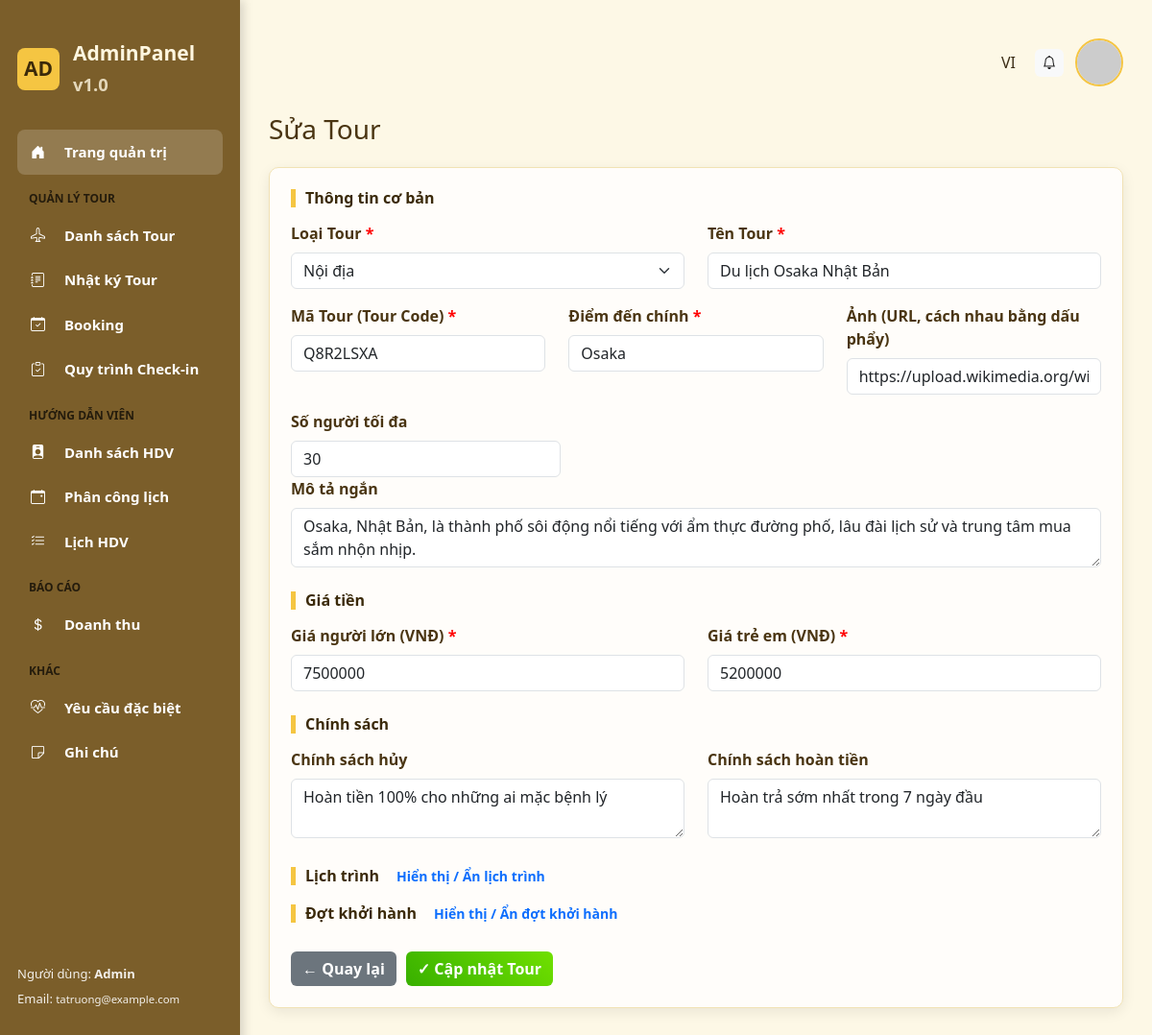
/index.php?action=editTour&id=2 (signed in), run on the app's committed database.
### tables this page shows
CREATE TABLE `tours` (
  `id` varchar(10) NOT NULL,
  `type` varchar(50) DEFAULT NULL,
  `name` varchar(255) NOT NULL,
  `tour_code` varchar(10) DEFAULT NULL,
  `main_destination` varchar(255) DEFAULT NULL,
  `short_description` text,
  `max_people` int DEFAULT NULL
);

CREATE TABLE `tour_prices` (
  `tour_id` varchar(10) NOT NULL,
  `adult_price` int DEFAULT NULL,
  `child_price` int DEFAULT NULL
);

CREATE TABLE `tour_policies` (
  `tour_id` varchar(10) NOT NULL,
  `cancel_policy` text,
  `refund_policy` text
);

### controllers/TourController.php (called while the page is built, shortened)
<?php
require_once './models/TourModel.php';
class TourController {
    private $model;
    public function __construct() {
        $this->model = new TourModel();
    }
    public function edit() {
        $id = $_GET['id'] ?? null;
        $row = $this->model->getTourById($id);
        $row = is_array($row) ? $row : (array)$row;
        $tour = [
            'id' => $row['id'] ?? $id,
            'type' => $row['type'] ?? '',
            'name' => $row['name'] ?? '',
            'tour_code' => $row['tour_code'] ?? '',
            'main_destination' => $row['main_destination'] ?? '',
            'short_description' => $row['short_description'] ?? '',
            'max_people' => $row['max_people'] ?? null,
            'images' => $this->model->getImages($id),
            'price' => ['adult' => (int)($row['adult_price'] ?? 0), 'child' => (int)($row['child_price'] ?? 0)],
            'policy' => $this->model->getPolicy($id),
            'schedule' => $this->model->getSchedule($id),
        ];
        include './views/admin/tour-edit.php';
    }
}

### commons/function.php (called while the page is built, shortened)
<?php
function connectDB()
{
    $host = DB_HOST;
    $port = DB_PORT;
    $dbname = DB_NAME;
    try {
        $conn = new PDO("mysql:host=$host;port=$port;dbname=$dbname", DB_USERNAME, DB_PASSWORD);
        $conn->setAttribute(PDO::ATTR_ERRMODE, PDO::ERRMODE_EXCEPTION);
        $conn->setAttribute(PDO::ATTR_DEFAULT_FETCH_MODE, PDO::FETCH_ASSOC);
        return $conn;
    } catch (PDOException $e) {
        echo ("Connection failed: " . $e->getMessage());
    }
}

### models/TourModel.php (called while the page is built, shortened)
<?php
require_once './commons/function.php';
class TourModel {
    private $conn;
    public function __construct() {
        $this->conn = connectDB();
    }
    public function getTourById($id) {
        $sql = "
            SELECT
                t.*,
                tp.adult_price,
                tp.child_price,
                COALESCE((SELECT image_url FROM tour_images WHERE tour_id = t.id ORDER BY id LIMIT 1), '/assets/placeholder.jpg') AS image_url
            FROM tours t
            LEFT JOIN tour_prices tp ON t.id = tp.tour_id
            WHERE t.id = :id
            LIMIT 1
        ";
        $stmt = $this->conn->prepare($sql);
        $stmt->execute([':id' => $id]);
        return $stmt->fetch(PDO::FETCH_ASSOC);
    }
    public function getImages($tour_id) {
        $sql = "SELECT image_url FROM tour_images WHERE tour_id = :id";
        $stmt = $this->conn->prepare($sql);
        $stmt->execute([':id' => $tour_id]);
        $rows = $stmt->fetchAll(PDO::FETCH_ASSOC);
        $out = [];
        foreach ($rows as $r) {
            $out[] = $r['image_url'];
        }
        return $out;
    }
    public function getPolicy($tour_id) {
        $sql = "SELECT cancel_policy, refund_policy FROM tour_policies WHERE tour_id = :id LIMIT 1";
        $stmt = $this->conn->prepare($sql);
        $stmt->execute([':id' => $tour_id]);
        $row = $stmt->fetch(PDO::FETCH_ASSOC);
        return ['cancel' => $row['cancel_policy'] ?? '', 'refund' => $row['refund_policy'] ?? ''];
    }
    public function getSchedule($tour_id) {
        $sql = "SELECT * FROM tour_schedules WHERE tour_id = :id ORDER BY day";
        $stmt = $this->conn->prepare($sql);
        $stmt->execute([':id' => $tour_id]);
        $rows = $stmt->fetchAll(PDO::FETCH_ASSOC);
        $ids = array_map(function($r){ return (int)$r['id']; }, $rows);
        $placeholders = implode(',', array_fill(0, count($ids), '?'));
        $dsql = "SELECT * FROM tour_schedule_details WHERE schedule_id IN ($placeholders) ORDER BY start_time";
        $dstmt = $this->conn->prepare($dsql);
        $dstmt->execute($ids);
        $details = $dstmt->fetchAll(PDO::FETCH_ASSOC);
        $map = [];
        foreach ($details as $d) {
            $sid = (int)$d['schedule_id'];
            if (!isset($map[$sid])) $map[$sid] = [];
            $map[$sid][] = $d;
        }
        $out = [];
        foreach ($rows as $r) {
            $out[] = [
                'day' => (int)$r['day'],
                'activity' => $r['activity'] ?? null,
                'details' => $map[(int)$r['id']] ?? []
            ];
        }
        return $out;
    }
}

### views/admin/tour-edit.php (the view, shortened to what this page needs)
<!DOCTYPE html>
<html lang="vi">
<head>
  <link href="https://cdn.jsdelivr.net/npm/bootstrap@5.3.2/dist/css/bootstrap.min.css" rel="stylesheet">
  <link href="https://cdn.jsdelivr.net/npm/bootstrap-icons@1.10.5/font/bootstrap-icons.css" rel="stylesheet">
  <link rel="stylesheet" href="https://cdnjs.cloudflare.com/ajax/libs/leaflet/1.9.4/leaflet.min.css" />
  <link rel="stylesheet" href="./assets/list.css">
</head>
<body>
  <div class="app">
    <aside class="sidebar" id="sidebar">
      <div class="logo">
        <div
          style="width:44px;height:44px;background:var(--accent);border-radius:8px;display:flex;align-items:center;justify-content:center;color:#3b2a0a;font-weight:700">
          AD</div>
        <div>
          <div>AdminPanel</div>
          <small style="opacity:.8">v1.0</small>
        </div>
      </div>
      <nav>
            <a class="nav-item active" href="index.php?action=dashboard">
                <i class="bi bi-house-door-fill me-2"></i> Trang quản trị
            </a>
            <div class="nav-group">QUẢN LÝ TOUR</div>
            <a class="nav-item" href="index.php?action=tour-list">
                <i class="bi bi-airplane me-2"></i> Danh sách Tour
            </a>
            <a class="nav-item" href="index.php?action=guide-logs">
                <i class="bi bi-journal-text me-2"></i> Nhật ký Tour
            </a>
            <a class="nav-item" href="index.php?action=booking-list">
                <i class="bi bi-calendar-check me-2"></i> Booking
            </a>
            <a class="nav-item" href="index.php?action=checkin">
                <i class="bi bi-clipboard-check me-2"></i> Quy trình Check-in
            </a>
            <div class="nav-group">HƯỚNG DẪN VIÊN</div>
            <a class="nav-item" href="index.php?action=guides">
                <i class="bi bi-person-badge-fill me-2"></i> Danh sách HDV
            </a>
            <a class="nav-item" href="index.php?action=schedule-assign">
                <i class="bi bi-calendar-event me-2"></i> Phân công lịch
            </a>
            <a class="nav-item" href="index.php?action=guide-schedule">
                <i class="bi bi-list-check me-2"></i> Lịch HDV
            </a>
            <div class="nav-group">BÁO CÁO</div>
            <a class="nav-item" href="index.php?action=revenue-report">
                <i class="bi bi-currency-dollar me-2"></i> Doanh thu
            </a>
            <div class="nav-group">KHÁC</div>
            <a class="nav-item" href="index.php?action=guide-special">
                <i class="bi bi-heart-pulse me-2"></i> Yêu cầu đặc biệt
            </a>
            <a class="nav-item" href="index.php?action=special-notes">
                <i class="bi bi-sticky me-2"></i> Ghi chú
            </a>
        </nav>
      <div style="margin-top:auto; font-size:13px; opacity:.9">
        <div>Người dùng: <strong>Admin</strong></div>
        <div style="margin-top:6px">Email: <small>tatruong@example.com</small></div>
      </div>
    </aside>
    <main class="main">
      <div class="topbar">
        <div class="me-2">VI</div>
        <div class="btn btn-light btn-sm"><i class="bi bi-bell"></i></div>
        <div class="dropdown" style="position:relative;">
<?php
    $avatar = $_SESSION['user_avatar'] ?? '';
?>
          <img src="<?= htmlspecialchars($avatar) ?>"
            alt="Avatar"
            id="avatarBtn"
            style="width:50px;height:50px;border-radius:50%;cursor:pointer;object-fit:cover;border:2px solid #f5c542;"
            onerror="this.onerror=null;this.src='https://ui-avatars.com/api/?name=User&background=random'"
            data-bs-toggle="dropdown"
            aria-expanded="false">
        </div>
      </div>
      <h3 style="margin-bottom:22px; color:#4a3512;">Sửa Tour</h3>
      <div class="card-panel" style="max-width:1350px;">
        <form method="POST" action="<?= htmlspecialchars($_SERVER['PHP_SELF']) ?>?action=updateTour" id="editTourForm">
          <h6
            style="color:#3b2a0a; font-weight:700; margin-bottom:15px; border-left:5px solid #f5c542; padding-left:10px;">
            Thông tin cơ bản</h6>
          <div class="row mb-3">
            <div class="col-md-6">
              <label class="form-label">Loại Tour <span style="color:red;">*</span></label>
              <select class="form-select" name="type" required>
                <option value="Nội địa" <?= ($tour['type'] ?? '') === 'Nội địa' ? 'selected' : '' ?>>Nội địa</option>
              </select>
            </div>
            <div class="col-md-6">
              <label class="form-label">Tên Tour <span style="color:red;">*</span></label>
              <input type="text" class="form-control" name="name" value="<?= htmlspecialchars($tour['name'] ?? '') ?>" required>
            </div>
          </div>
          <div class="row mb-3">
            <div class="col-md-4">
              <label class="form-label">Mã Tour (Tour Code) <span style="color:red;">*</span></label>
              <input type="text" class="form-control" name="tour_code" value="<?= htmlspecialchars($tour['tour_code'] ?? '') ?>" required>
            </div>
            <div class="col-md-4">
              <label class="form-label">Điểm đến chính <span style="color:red;">*</span></label>
              <input type="text" class="form-control" name="main_destination" value="<?= htmlspecialchars($tour['main_destination'] ?? '') ?>" required>
            </div>
            <div class="col-md-4">
              <label class="form-label">Ảnh (URL, cách nhau bằng dấu phẩy)</label>
              <input type="text" class="form-control" name="images" value="<?= htmlspecialchars(implode(', ', $tour['images'] ?? [])) ?>">
            </div>
          </div>
          <div class="col-md-4 mt-3">
            <label class="form-label">Số người tối đa</label>
            <input type="number" class="form-control" name="max_people" value="<?= htmlspecialchars($tour['max_people'] ?? '') ?>">
          </div>
          <div class="mb-3">
            <label class="form-label">Mô tả ngắn</label>
            <textarea class="form-control" name="short_description" rows="2"><?= htmlspecialchars($tour['short_description'] ?? '') ?></textarea>
          </div>
          <h6
            style="color:#3b2a0a; font-weight:700; margin-bottom:15px; margin-top:25px; border-left:5px solid #f5c542; padding-left:10px;">
            Giá tiền</h6>
          <div class="row mb-3">
            <div class="col-md-6">
              <label class="form-label">Giá người lớn (VNĐ) <span style="color:red;">*</span></label>
              <input type="number" class="form-control" name="price_adult" value="<?= htmlspecialchars($tour['price']['adult'] ?? 0) ?>" required>
            </div>
            <div class="col-md-6">
              <label class="form-label">Giá trẻ em (VNĐ) <span style="color:red;">*</span></label>
              <input type="number" class="form-control" name="price_child" value="<?= htmlspecialchars($tour['price']['child'] ?? 0) ?>" required>
            </div>
          </div>
          <h6
            style="color:#3b2a0a; font-weight:700; margin-bottom:15px; margin-top:25px; border-left:5px solid #f5c542; padding-left:10px;">
            Chính sách</h6>
          <div class="row mb-3">
            <div class="col-md-6">
              <label class="form-label">Chính sách hủy</label>
              <textarea class="form-control" name="policy_cancel" rows="2"><?= htmlspecialchars($tour['policy']['cancel'] ?? '') ?></textarea>
            </div>
            <div class="col-md-6">
              <label class="form-label">Chính sách hoàn tiền</label>
              <textarea class="form-control" name="policy_refund" rows="2"><?= htmlspecialchars($tour['policy']['refund'] ?? '') ?></textarea>
            </div>
          </div>
          <div style="display:flex; align-items:center; gap:10px; margin-top:25px;">
            <h6 style="color:#3b2a0a; font-weight:700; margin-bottom:0; border-left:5px solid #f5c542; padding-left:10px;">Lịch trình</h6>
            <button type="button" class="btn btn-sm btn-outline-primary" id="toggleScheduleBtn">Hiển thị / Ẩn lịch trình</button>
          </div>
          <div style="display:flex; align-items:center; gap:10px; margin-top:10px;">
            <h6 style="color:#3b2a0a; font-weight:700; margin-bottom:0; border-left:5px solid #f5c542; padding-left:10px;">Đợt khởi hành</h6>
            <button type="button" class="btn btn-sm btn-outline-primary" id="toggleDeparturesBtn">Hiển thị / Ẩn đợt khởi hành</button>
          </div>
          <div style="margin-top:25px; display:flex; gap:10px;">
            <a href="<?= htmlspecialchars($_SERVER['PHP_SELF']) ?>?action=tour-list" class="btn btn-secondary">← Quay lại</a>
            <button type="submit" class="btn btn-success">✓ Cập nhật Tour</button>
          </div>
        </form>
      </div>
    </main>
  </div>
</body>
</html>

### assets/list.css (style rules this page uses)
:root { --sidebar-bg: #7b5e2a; --accent: #f5c542; --panel: #fdf8e6; --sidebar-width: 250px; }
body { font-family: "Segoe UI", Roboto, Arial; background: var(--panel); margin: 0; position: relative; color: #3c2e17; }
body::before { content: ''; position: fixed; left: 0; top: 0; bottom: 0; width: var(--sidebar-width); background: linear-gradient(180deg, var(--sidebar-bg), #5a411f); z-index: -1; }
.app { display: flex; min-height: 100vh; }
.sidebar { width: var(--sidebar-width); background: var(--sidebar-bg); color: #fff; padding: 40px 18px; flex-shrink: 0; display: flex; flex-direction: column; gap: 22px; box-shadow: 4px 0 10px rgba(0, 0, 0, 0.15); }
.logo { display: flex; align-items: center; gap: 14px; font-weight: 700; font-size: 21px; color: #fff7e0; margin-bottom: 10px; }
.nav-item { display: flex; align-items: center; gap: 12px; padding: 12px 14px; border-radius: 8px; cursor: pointer; color: #ffffff; font-weight: 600; font-size: 15px; text-decoration: none; transition: background 0.25s; }
.nav-item.active { background: rgba(255, 255, 255, 0.18); color: #ffffff; font-weight: 700; }
.nav-group { margin: 16px 0 6px; padding-left: 12px; font-size: 12px; font-weight: bold; color: #000; opacity: .7; }
.main { flex: 1; padding: 40px 30px; }
.topbar { display: flex; justify-content: flex-end; gap: 12px; align-items: center; margin-bottom: 28px; }
.card-panel { background: #fffdfa; border-radius: 10px; padding: 22px; box-shadow: 0 4px 14px rgba(0,0,0,0.08); border: 1px solid #f1e2b5; }
.btn { border: none; font-weight: 600; border-radius: 6px; transition: transform .2s, box-shadow .2s; }
.btn-success { background: linear-gradient(45deg, #38b000, #70e000); color: #fff; }
.form-label { color: #4A3512; font-weight: 600; }

### data on the page
tours: type "Nội địa"
tour_prices: name "Du lịch Osaka Nhật Bản", tour_code "Q8R2LSXA", main_destination "Osaka", max_people "30", short_description "Osaka, Nhật Bản, là thành phố sôi động nổi tiếng với ẩm thực đường phố, lâu đài lịch sử và trung tâm mua sắm nhộn nhịp."
tour_policies: policy_cancel "Hoàn tiền 100% cho những ai mặc bệnh lý", policy_refund "Hoàn trả sớm nhất trong 7 ngày đầu"
